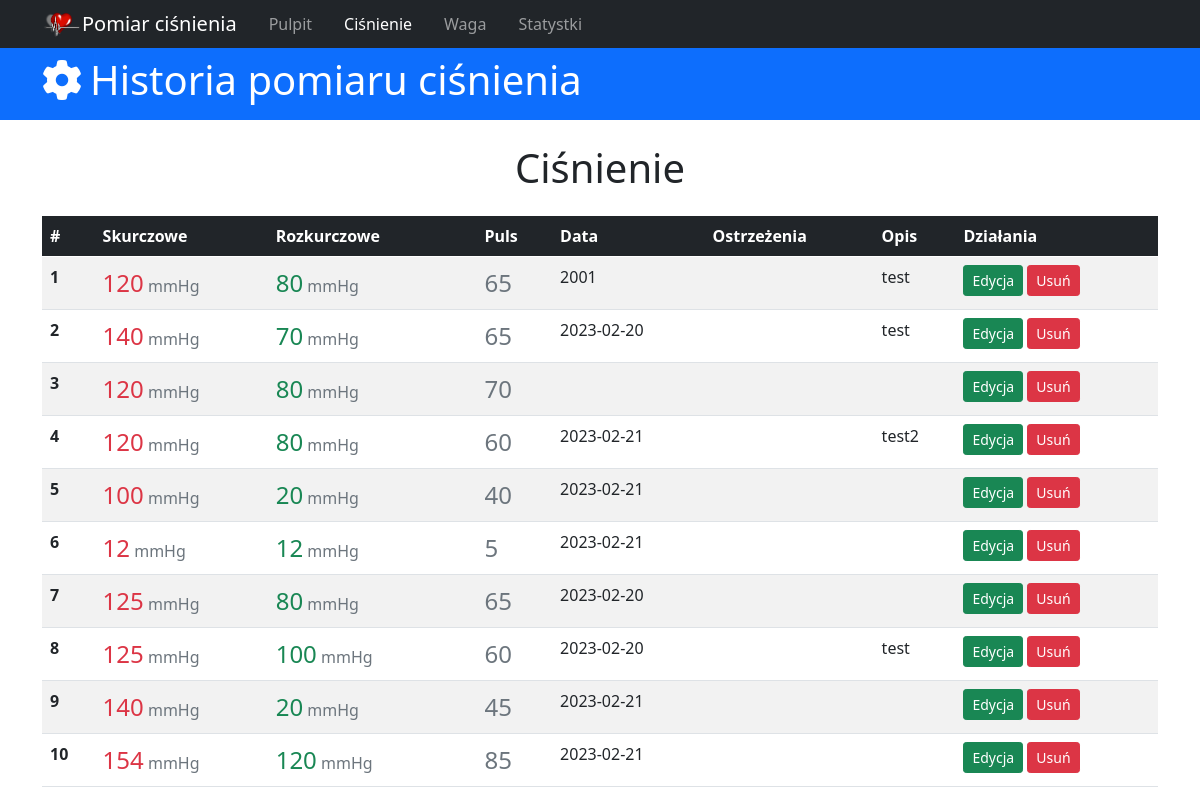
The page /pressure_history on the database as committed earlier.
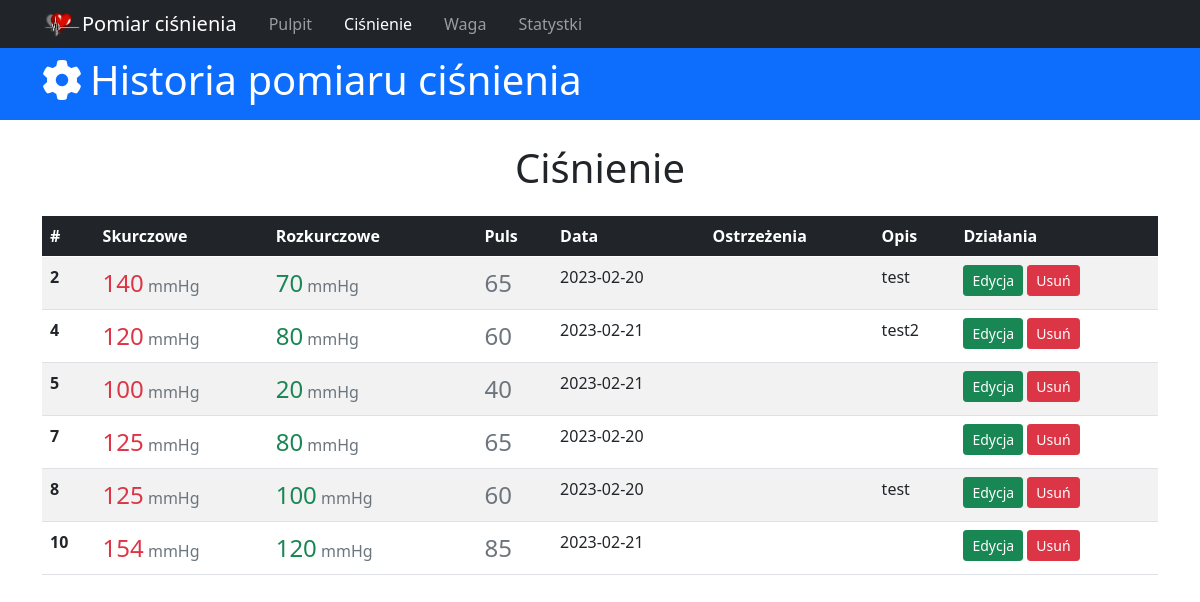
The same page on the database as committed later.
### tables this page shows
CREATE TABLE blood_pressure(id integer primary key autoincrement, upper_pressure int, down_pressure int, pressure int, date_of_pressure date not null default(date()), description text, time_of_day VARCHAR(10));

### app.py (the view)
@app.route('/pressure_history')
def pressure_history():
  db = get_db()
  sql_command = 'select id, upper_pressure, down_pressure, pressure, date_of_pressure, date_of_pressure, time_of_day, description from blood_pressure;'
  cur = db.execute(sql_command)
  bloods = cur.fetchall()
  return render_template('cisnienie.html', active_menu='pressure_history', bloods=bloods)

### app.py (called while the page is built)
def get_db():
  if not hasattr(g, 'sqlite_db'):
    conn = sqlite3.connect(app_info['db_file'])
    conn.row_factory = sqlite3.Row
    g.sqlite_db = conn
  return g.sqlite_db

### templates/cisnienie.html (shortened to what this page needs)
{% extends 'base.html' %}  {% block content %}
<header>
  <div id="main-header" class="py-2 bg-primary text-white">
    <div class="container">
      <div class="row">
        <div class="col-md-6">
          <h1><i class="fas fa-cog pe-2"></i>Historia pomiaru ciśnienia</h1>
        </div>
      </div>
    </div>
  </div>
</header>
<div class="container">
  <h1 class="text-center mt-4">Ciśnienie</h1>
  <table class="table table-striped table-hover mt-4">
    <thead class="table-dark">
      <tr>
        <th scope="col">#</th>
        <th scope="col">Skurczowe</th>
        <th scope="col">Rozkurczowe</th>
        <th scope="col"></th>
        <th scope="col">Puls</th>
        <th scope="col">Data</th>
        <th scope="col">Ostrzeżenia</th>
        <th scope="col">Opis</th>
        <th scope="col">Działania</th>
      </tr>
    </thead>
    <tbody>
      {% for blood in bloods %}
      <tr>
        <th scope="row">{{blood.id}}</th>
        <td>
          <span class="fs-4 text-danger">{{blood.upper_pressure}}</span>
          <span class="text-muted">mmHg</span>
        </td>
        <td>
          <span class="fs-4 text-success">{{blood.down_pressure}}</span>
          <span class="text-muted">mmHg</span>
        </td>
        <td>
        </td>
        <td><span class="fs-4 text-secondary">{{blood.pressure}}</span></td>
        <td>{{blood.date_of_pressure}}</td>
        {% if (blood.upper_pressure >= 120 and blood.upper_pressure < 140) and
        (blood.down_pressure >= 80 and blood.down_pressure <= 89) %}
        <td class="">
        </td>
        {% elif blood.upper_pressure >= 140 and blood.down_pressure > 90 %}
        <td class="">
        </td>
        {% else %}
        <td class="">
        </td>
        {% endif %}
        <td>{{blood.description}}</td>
        <td>
          <a href="#" class="btn btn-success btn-sm">Edycja</a>
          <a
            href="{{url_for('delete_pressure', pressure_id=blood.id)}}"
            class="btn btn-danger btn-sm"
            >Usuń</a
          >
        </td>
      </tr>
      {% endfor %}
    </tbody>
  </table>
</div>
{% endblock %}

Rows that differ between the two databases and show on the page:
removed blood_pressure: id "1", upper_pressure "120", down_pressure "80", pressure "65", date_of_pressure "2001", description "test"
removed blood_pressure: id "3", upper_pressure "120", down_pressure "80", pressure "70"
removed blood_pressure: id "6", upper_pressure "12", down_pressure "12", pressure "5", date_of_pressure "2023-02-21"
removed blood_pressure: id "9", upper_pressure "140", down_pressure "20", pressure "45", date_of_pressure "2023-02-21"
